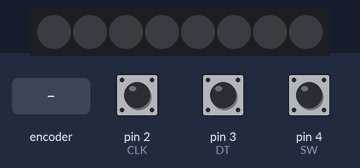
The program below on a simulated Arduino Uno, built with avr-gcc and run on an emulated ATmega328P. Parts: 8 RGB LEDs in strip order, left to right. The inputs (shaded band) are chosen by the test bench; at power-on: pin 4 (SW) HIGH, pin 2 (CLK) HIGH, pin 3 (DT) HIGH. Dim RGB values are drawn brighter than linear.

Above: at 1.2 s.
1.3 s: rotary encoder on pin 2 (CLK) / pin 3 (DT) turned 3 steps (first pin leading)
At 3.0 s:
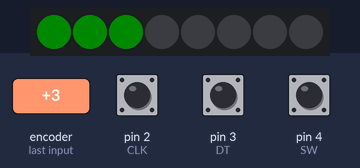
3.4 s: pin 4 (SW) pulled LOW for 1 s
At 5.1 s:
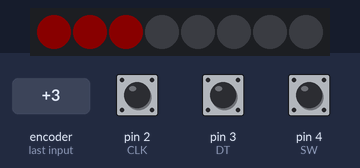
5.9 s: rotary encoder on pin 2 (CLK) / pin 3 (DT) turned 1 step (first pin leading)
At 7.2 s:
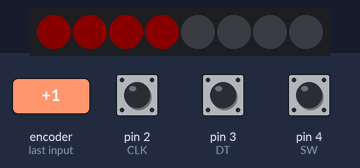
7.6 s: pin 4 (SW) pulled LOW for 0.15 s
At 8.8 s:
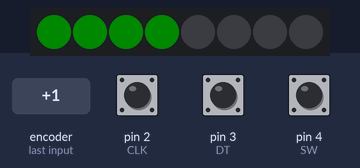
Timing chart, 0 to 10.2 s (numbered marks = the images above; inputs shaded):
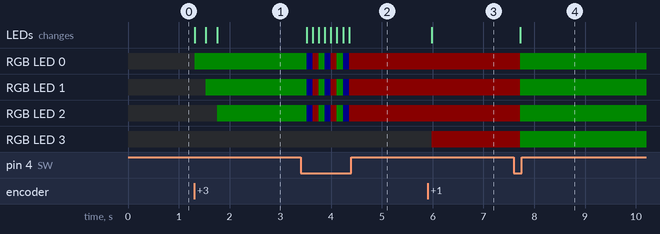

The program:

main.cpp
```cpp
#include <Arduino.h>
#include <Adafruit_NeoPixel.h>

unsigned long time = 0;
double ilosc_impulsow = 0;
int ilosc_led=8;
int tmp=0;
int r=0,g=255,b=0;

void minus(void);
void plus(void);
void led_on(double);
void led_off(double);

Adafruit_NeoPixel strip = Adafruit_NeoPixel(8, 8, NEO_GRB + NEO_KHZ800);

void setup()
{
 pinMode(2,INPUT); // CLK
 pinMode(3,INPUT); // DT
 pinMode(4,INPUT); // SW

 attachInterrupt(0, plus, LOW);
 attachInterrupt(1, minus, LOW);

 strip.begin();

for(int k=0;k<ilosc_led;k++)
 {
   strip.setPixelColor(k,0, 0, 0,0);
   strip.setBrightness(10);
   strip.show();
 }
 time = millis();
}

void led_on(double n)
{
  if(n>ilosc_led) ilosc_impulsow=n=ilosc_led;
  else if(n<0) ilosc_impulsow=n=0;
    for(int i=0;i<n;i++)
    {
      strip.setPixelColor(i, r, g, b);
      strip.show();
    }
  led_off(ilosc_led-n);
}

void led_off(double m)
{
 for(int j=ilosc_led;j>=ilosc_led-m ;j--)
   {
    strip.setPixelColor(j, 0, 0, 0);
    strip.show();
   }
}

void minus()
{
 if ((millis() - time) > 3)
 {
   ilosc_impulsow--;
 }
 time = millis();
}

void plus()
{
 if ((millis() - time) > 3)
 {
   ilosc_impulsow++ ;
 }
 time = millis();
}

void loop()
{
  if(tmp!=ilosc_impulsow) //usunięcie nadmiarowego uruchamiania się funkcji led_on()
  {
    led_on(ilosc_impulsow);
    tmp=ilosc_impulsow;
  }

  if (digitalRead(4)==LOW)
  {
    delay(115);
     if (digitalRead(4)==LOW)
    {
      if (r==255)
      {
        r=0;
        g=255;
      }
      else if(g==255)
        {
          g=0;
          b=255;
          }
        else if (b==255)
        {
          b=0;
          r=255;
        }
      led_on(ilosc_impulsow);
    }
  }
}
```

Measured:
- after the input at 1.3 s, RGB LED 0: off → RGB(0, 10, 0) at once; RGB LED 1: off → RGB(0, 10, 0) after 0.23 s; RGB LED 2: off → RGB(0, 10, 0) after 0.45 s; the LEDs: first change at once (image 1 shows a later state)
- after the input at 3.4 s, RGB LED 0–2: RGB(0, 10, 0) → RGB(0, 0, 10) after 0.12 s, then repeats every 0.36 s: RGB(10, 0, 0) 0.12 s, RGB(0, 10, 0) 0.12 s, RGB(0, 0, 10) 0.12 s, until it stays RGB(10, 0, 0) from 4.4 s; the LEDs: first change after 0.12 s (image 2 shows a later state)
- after the input at 5.9 s, RGB LED 3: off → RGB(10, 0, 0) after 0.08 s; the LEDs: change after 0.08 s (image 3)
- after the input at 7.6 s, RGB LED 0–3: RGB(10, 0, 0) → RGB(0, 10, 0) after 0.12 s; the LEDs: change after 0.12 s (image 4)
